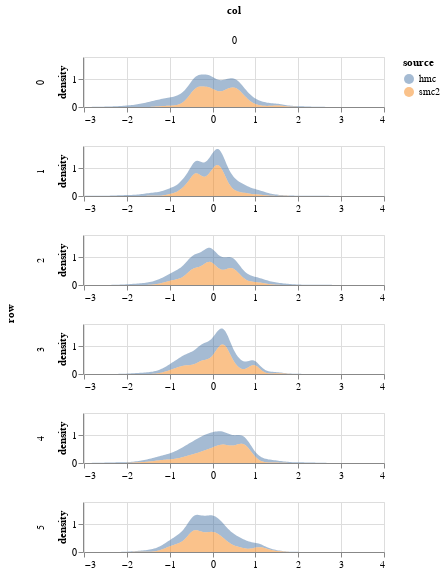

Here is the notebook cell this chart was saved with:
### Code cell
param = 'beta'
df = get_post_df(ps[param]) 
df['source'] = 'hmc'
df2 = get_post_df(ps_smc2[param])
df2['source'] = 'smc2'
plot_density(pd.concat([df,df2])) 
# &\
# plot_correlations(ibis['jitter_corrs'][param], height = 150)

### Figure 1 — Vega-Lite specification as saved in the notebook (floating-point values rounded to 4 significant figures; data arrays with more than 128 entries replaced by an {"elided": "..."} marker saying what was removed)
{"config": {"view": {"continuousWidth": 400, "continuousHeight": 300}}, "data": {"name": "data-1085566f70aaa6b5eac17770f35fa16b"}, "mark": {"type": "area", "opacity": 0.5}, "encoding": {"color": {"type": "nominal", "field": "source"}, "column": {"type": "quantitative", "field": "col"}, "row": {"type": "quantitative", "field": "row"}, "x": {"type": "quantitative", "field": "value", "title": null}, "y": {"type": "quantitative", "field": "density"}}, "height": 50, "resolve": {"scale": {"x": "independent"}}, "transform": [{"fold": ["value"]}, {"density": "value", "groupby": ["cn", "row", "col", "source"]}], "width": 300, "$schema": "https://vega.github.io/schema/vega-lite/v4.8.1.json", "datasets": {"data-1085566f70aaa6b5eac17770f35fa16b": {"elided": "9000 records"}}}
